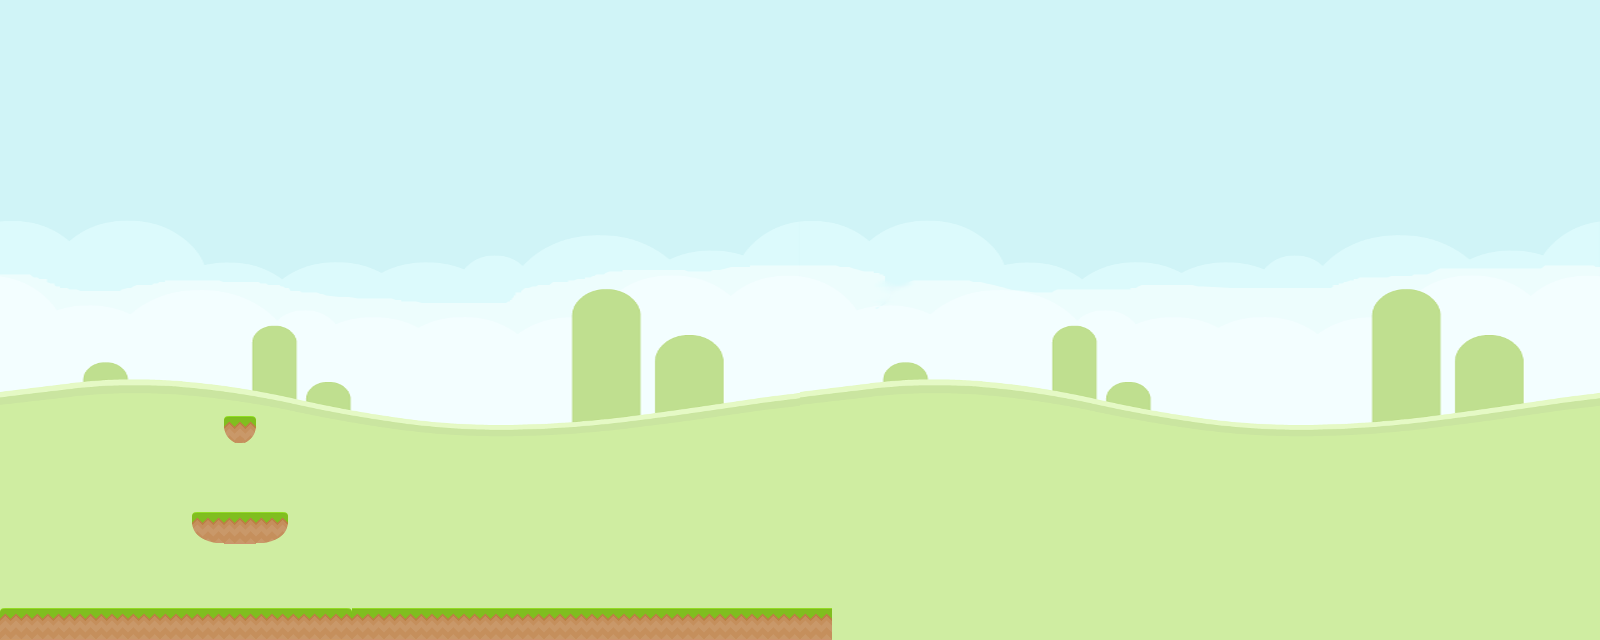

This is a level from a 2D game, rendered from its Tiled map with the project's own tilesets. A one-line summary and the complete map file follow:
An orthogonal 50x20 tile map with 32x32 px tiles, 1 tile layer (Tile Layer 1), 2 tilesets, 1 image layer and 21 objects.

<map version="1.5" tiledversion="1.7.0" orientation="orthogonal" renderorder="right-down" width="50" height="20" tilewidth="32" tileheight="32" infinite="0" nextlayerid="6" nextobjectid="61">
 <tileset firstgid="1" name="platform-tileset" tilewidth="32" tileheight="32" tilecount="18" columns="6">
  <image source="platform-tileset.png" width="192" height="96" />
 </tileset>
 <tileset firstgid="19" name="object-tileset" tilewidth="32" tileheight="32" tilecount="7" columns="7">
  <image source="object-tileset.png" width="224" height="32" />
  <tile id="0">
   <properties>
    <property name="name" value="Coin" />
   </properties>
  </tile>
  <tile id="1">
   <properties>
    <property name="name" value="Flag" />
   </properties>
  </tile>
  <tile id="2">
   <properties>
    <property name="name" value="Timer" />
   </properties>
  </tile>
  <tile id="3">
   <properties>
    <property name="name" value="Springboard" />
   </properties>
  </tile>
  <tile id="4">
   <properties>
    <property name="name" value="Platform" />
   </properties>
  </tile>
  <tile id="5">
   <properties>
    <property name="color" value="red" />
    <property name="name" value="Key" />
   </properties>
  </tile>
  <tile id="6">
   <properties>
    <property name="color" value="red" />
    <property name="name" value="Lock" />
   </properties>
  </tile>
 </tileset>
 <imagelayer id="3" name="Background">
  <image source="background.png" width="1600" height="640" />
 </imagelayer>
 <layer id="4" name="Tile Layer 1" width="50" height="20">
  <data encoding="csv">
0,0,0,0,0,0,0,0,0,0,0,0,0,0,0,0,0,0,0,0,0,0,0,0,0,0,0,0,0,0,0,0,0,0,0,0,0,0,0,0,0,0,0,0,0,0,0,0,0,0,
0,0,0,0,0,0,0,0,0,0,0,0,0,0,0,0,0,0,0,0,0,0,0,0,0,0,0,0,0,0,0,0,0,0,0,0,0,0,0,0,0,0,0,0,0,0,0,0,0,0,
0,0,0,0,0,0,0,0,0,0,0,0,0,0,0,0,0,0,0,0,0,0,0,0,0,0,0,0,0,0,0,0,0,0,0,0,0,0,0,0,0,0,0,0,0,0,0,0,0,0,
0,0,0,0,0,0,0,0,0,0,0,0,0,0,0,0,0,0,0,0,0,0,0,0,0,0,0,0,0,0,0,0,0,0,0,0,0,0,0,0,0,0,0,0,0,0,0,0,0,0,
0,0,0,0,0,0,0,0,0,0,0,0,0,0,0,0,0,0,0,0,0,0,0,0,0,0,0,0,0,0,0,0,0,0,0,0,0,0,0,0,0,0,0,0,0,0,0,0,0,0,
0,0,0,0,0,0,0,0,0,0,0,0,0,0,0,0,0,0,0,0,0,0,0,0,0,0,0,0,0,0,0,0,0,0,0,0,0,0,0,0,0,0,0,0,0,0,0,0,0,0,
0,0,0,0,0,0,0,0,0,0,0,0,0,0,0,0,0,0,0,0,0,0,0,0,0,0,0,0,0,0,0,0,0,0,0,0,0,0,0,0,0,0,0,0,0,0,0,0,0,0,
0,0,0,0,0,0,0,0,0,0,0,0,0,0,0,0,0,0,0,0,0,0,0,0,0,0,0,0,0,0,0,0,0,0,0,0,0,0,0,0,0,0,0,0,0,0,0,0,0,0,
0,0,0,0,0,0,0,0,0,0,0,0,0,0,0,0,0,0,0,0,0,0,0,0,0,0,0,0,0,0,0,0,0,0,0,0,0,0,0,0,0,0,0,0,0,0,0,0,0,0,
0,0,0,0,0,0,0,0,0,0,0,0,0,0,0,0,0,0,0,0,0,0,0,0,0,0,0,0,0,0,0,0,0,0,0,0,0,0,0,0,0,0,0,0,0,0,0,0,0,0,
0,0,0,0,0,0,0,0,0,0,0,0,0,0,0,0,0,0,0,0,0,0,0,0,0,0,0,0,0,0,0,0,0,0,0,0,0,0,0,0,0,0,0,0,0,0,0,0,0,0,
0,0,0,0,0,0,0,0,0,0,0,0,0,0,0,0,0,0,0,0,0,0,0,0,0,0,0,0,0,0,0,0,0,0,0,0,0,0,0,0,0,0,0,0,0,0,0,0,0,0,
0,0,0,0,0,0,0,0,0,0,0,0,0,0,0,0,0,0,0,0,0,0,0,0,0,0,0,0,0,0,0,0,0,0,0,0,0,0,0,0,0,0,0,0,0,0,0,0,0,0,
0,0,0,0,0,0,0,6,0,0,0,0,0,0,0,0,0,0,0,0,0,0,0,0,0,0,0,0,0,0,0,0,0,0,0,0,0,0,0,0,0,0,0,0,0,0,0,0,0,0,
0,0,0,0,0,0,0,0,0,0,0,0,0,0,0,0,0,0,0,0,0,0,0,0,0,0,0,0,0,0,0,0,0,0,0,0,0,0,0,0,0,0,0,0,0,0,0,0,0,0,
0,0,0,0,0,0,0,0,0,0,0,0,0,0,0,0,0,0,0,0,0,0,0,0,0,0,0,0,0,0,0,0,0,0,0,0,0,0,0,0,0,0,0,0,0,0,0,0,0,0,
0,0,0,0,0,0,4,2,5,0,0,0,0,0,0,0,0,0,0,0,0,0,0,0,0,0,0,0,0,0,0,0,0,0,0,0,0,0,0,0,0,0,0,0,0,0,0,0,0,0,
0,0,0,0,0,0,0,0,0,0,0,0,0,0,0,0,0,0,0,0,0,0,0,0,0,0,0,0,0,0,0,0,0,0,0,0,0,0,0,0,0,0,0,0,0,0,0,0,0,0,
0,0,0,0,0,0,0,0,0,0,0,0,0,0,0,0,0,0,0,0,0,0,0,0,0,0,0,0,0,0,0,0,0,0,0,0,0,0,0,0,0,0,0,0,0,0,0,0,0,0,
1,2,2,2,2,2,2,2,2,2,3,2,2,2,2,2,2,2,2,2,2,2,2,2,2,2,0,0,0,0,0,0,0,0,0,0,0,0,0,0,0,0,0,0,0,0,0,0,0,0
</data>
 </layer>
 <objectgroup id="5" name="Object Layer 1">
  <object id="40" x="0" y="608" width="832" height="32">
   <properties>
    <property name="name" value="Solid" />
   </properties>
  </object>
  <object id="41" x="192" y="512" width="96" height="32">
   <properties>
    <property name="name" value="Solid" />
   </properties>
  </object>
  <object id="42" x="224" y="416" width="32" height="32">
   <properties>
    <property name="name" value="Solid" />
   </properties>
  </object>
  <object id="43" x="32" y="576" width="32" height="32">
   <properties>
    <property name="name" value="start" />
   </properties>
  </object>
  <object id="44" gid="20" x="704" y="608" width="32" height="32" />
  <object id="45" gid="19" x="192" y="512" width="32" height="32" />
  <object id="46" gid="19" x="224" y="512" width="32" height="32" />
  <object id="47" gid="19" x="256" y="512" width="32" height="32" />
  <object id="48" gid="19" x="224" y="416" width="32" height="32" />
  <object id="49" gid="21" x="288" y="608" width="32" height="32" />
  <object id="50" gid="21" x="416" y="608" width="32" height="32" />
  <object id="51" gid="22" x="352" y="608" width="32" height="32" />
  <object id="52" gid="23" x="160" y="544" width="32" height="32" />
  <object id="53" gid="23" x="128" y="544" width="32" height="32" />
  <object id="54" gid="23" x="288" y="544" width="32" height="32" />
  <object id="55" gid="23" x="320" y="544" width="32" height="32" />
  <object id="56" gid="25" x="640" y="608" width="32" height="32" />
  <object id="57" gid="25" x="640" y="576" width="32" height="32" />
  <object id="58" gid="25" x="640" y="544" width="32" height="32" />
  <object id="59" gid="25" x="640" y="512" width="32" height="32" />
  <object id="60" gid="24" x="320" y="512" width="32" height="32" />
 </objectgroup>
</map>
